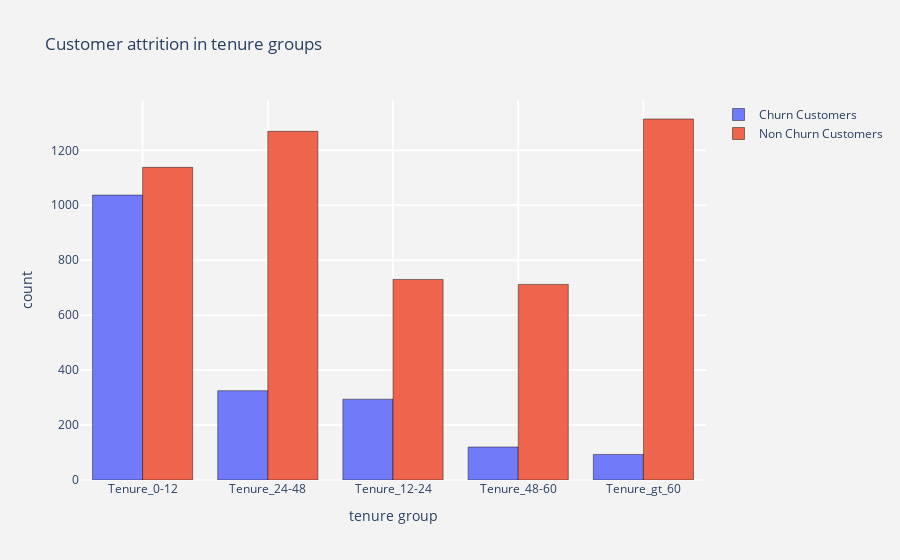

The cell this chart's notebook holds for it:
### Code cell
tg_ch  =  churn["tenure_group"].value_counts().reset_index()
tg_ch.columns  = ["tenure_group","count"]
tg_nch =  not_churn["tenure_group"].value_counts().reset_index()
tg_nch.columns = ["tenure_group","count"]

# Bar plot - Churn
trace1 = go.Bar(x = tg_ch["tenure_group"]  , y = tg_ch["count"],
                name = "Churn Customers",
                marker = dict(line = dict(width = .5,color = "black")),
                opacity = .9)

# Bar plot - Non Churn
trace2 = go.Bar(x = tg_nch["tenure_group"] , y = tg_nch["count"],
                name = "Non Churn Customers",
                marker = dict(line = dict(width = .5,color = "black")),
                opacity = .9)

layout = go.Layout(dict(title = "Customer attrition in tenure groups",
                        plot_bgcolor  = "rgb(243,243,243)",
                        paper_bgcolor = "rgb(243,243,243)",
                        xaxis = dict(gridcolor = 'rgb(255, 255, 255)',
                                     title = "tenure group",
                                     zerolinewidth=1,ticklen=5,gridwidth=2),
                        yaxis = dict(gridcolor = 'rgb(255, 255, 255)',
                                     title = "count",
                                     zerolinewidth=1,ticklen=5,gridwidth=2),
                       )
                  )
data = [trace1,trace2]
fig  = go.Figure(data=data,layout=layout)

image_path = "outputs/bar_churn_tenure_groups.png"
fig.write_image(image_path)

# Upload the file explicitly into artifacts 
run.upload_file(name = image_path, path_or_stream = image_path)

py.iplot(fig)

### Figure 1 — Plotly figure (JSON) as saved in the notebook; plotly's stock layout.template omitted (floating-point values rounded to 4 significant figures)
{"data": [{"marker": {"line": {"color": "black", "width": 0.5}}, "name": "Churn Customers", "opacity": 0.9, "type": "bar", "x": ["Tenure_0-12", "Tenure_24-48", "Tenure_12-24", "Tenure_48-60", "Tenure_gt_60"], "y": [1037, 325, 294, 120, 93]}, {"marker": {"line": {"color": "black", "width": 0.5}}, "name": "Non Churn Customers", "opacity": 0.9, "type": "bar", "x": ["Tenure_gt_60", "Tenure_24-48", "Tenure_0-12", "Tenure_12-24", "Tenure_48-60"], "y": [1314, 1269, 1138, 730, 712]}], "layout": {"paper_bgcolor": "rgb(243,243,243)", "plot_bgcolor": "rgb(243,243,243)", "title": {"text": "Customer attrition in tenure groups"}, "xaxis": {"gridcolor": "rgb(255, 255, 255)", "gridwidth": 2, "ticklen": 5, "title": {"text": "tenure group"}, "zerolinewidth": 1}, "yaxis": {"gridcolor": "rgb(255, 255, 255)", "gridwidth": 2, "ticklen": 5, "title": {"text": "count"}, "zerolinewidth": 1}}}
